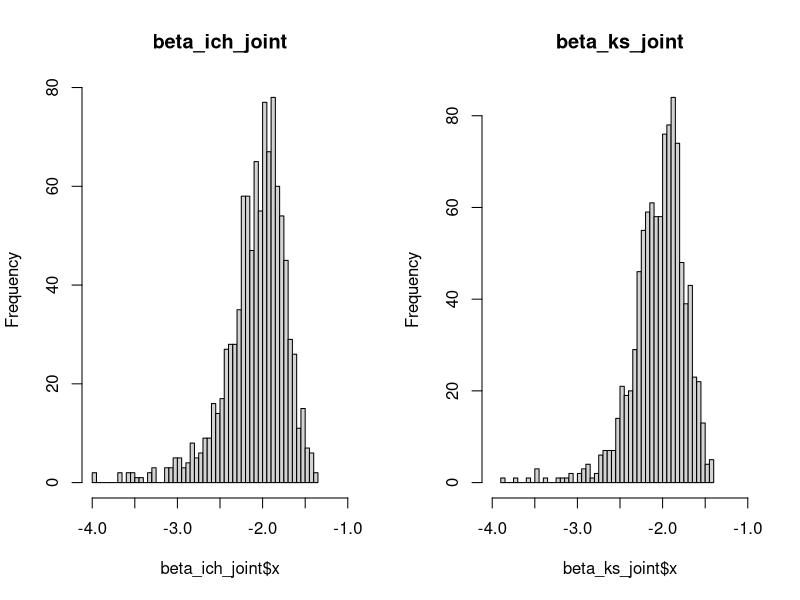
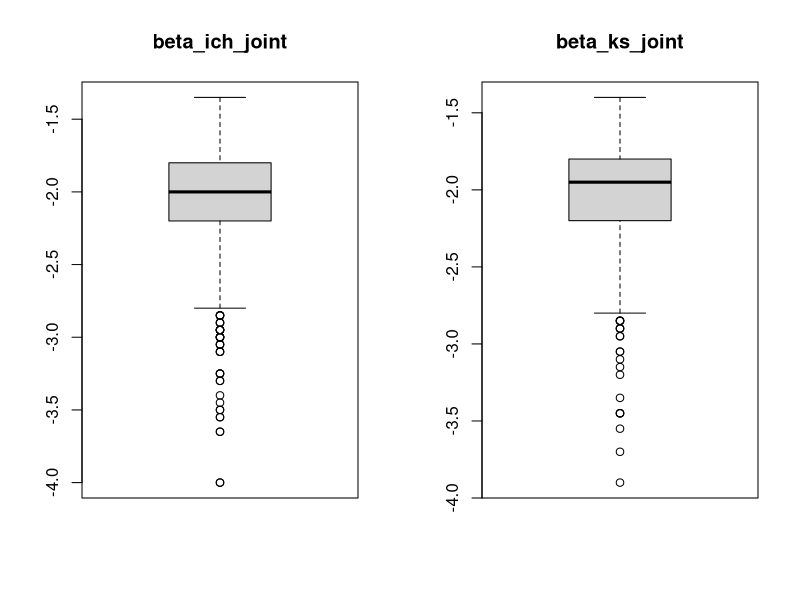

Write R code to recreate these figures, in order.
beta_ich_joint=read.csv("beta_ich_joint_mc.csv",header=TRUE)
beta_ks_joint=read.csv("beta_ks_joint_mc.csv",header=TRUE)

#########################################################################
par(mfrow=c(1,2))
hist(beta_ich_joint$x,breaks = 50, main="beta_ich_joint",xlim = range(c(-4,-1)))
hist(beta_ks_joint$x,breaks = 50, main="beta_ks_joint",xlim = range(c(-4,-1)))

boxplot(beta_ich_joint$x, main="beta_ich_joint")
boxplot(beta_ks_joint$x, main="beta_ks_joint")

stats_ich_joint <- boxplot.stats(beta_ich_joint$x, coef = 1.5)$stats
stats_ks_joint <- boxplot.stats(beta_ks_joint$x, coef = 1.5)$stats